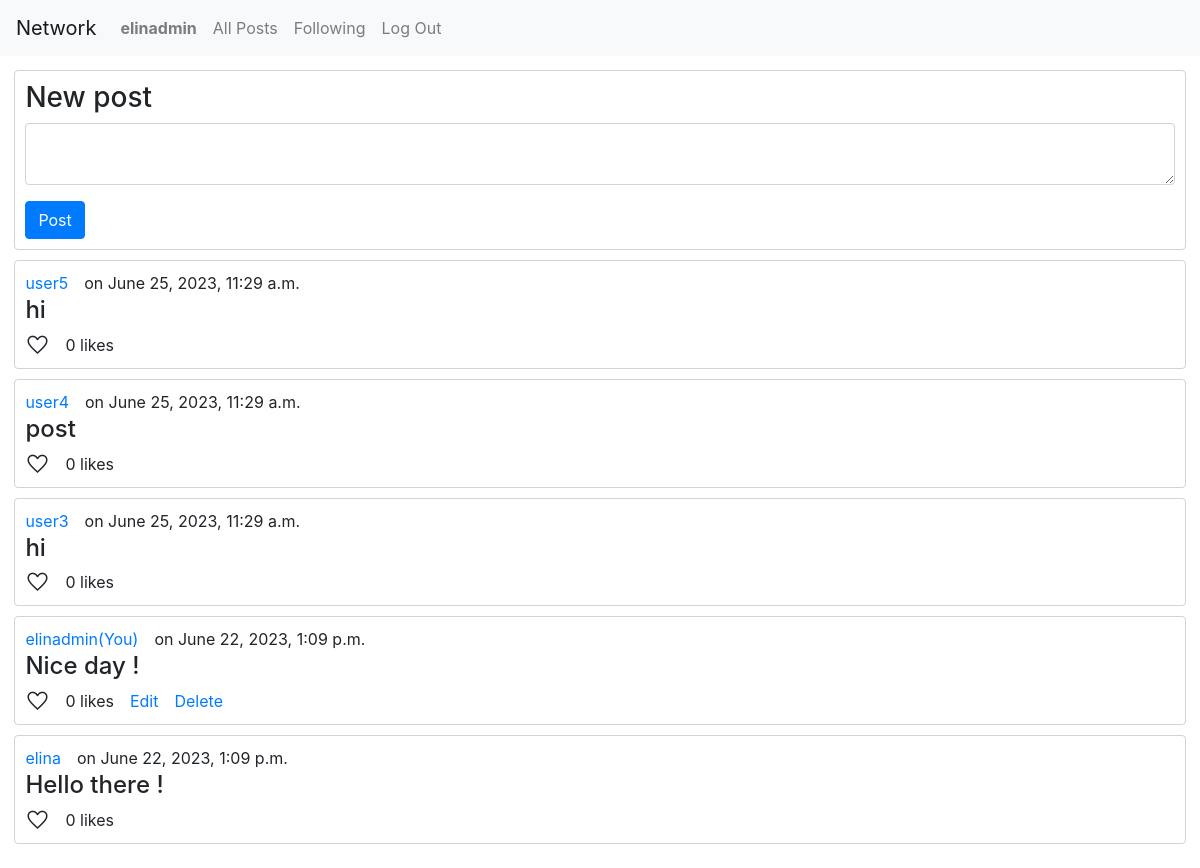
/ (signed in), run on the app's committed database.
### network/models.py (models this page shows, shortened)
class User(AbstractUser):
    id = models.AutoField(primary_key=True)
    following_count = models.IntegerField(blank=True)
    followers_count = models.IntegerField(blank=True)

class Posts(models.Model):
    id = models.AutoField(primary_key=True)
    username = models.ForeignKey(User,on_delete=models.CASCADE)
    date = models.DateTimeField(auto_now_add=True)
    post = models.TextField()
    likes = models.IntegerField()
    likers = models.ManyToManyField(User,blank=True,related_name="liked")

### network/views.py (the view)
# urls.py: path("", views.index, name="index"),
def index(request):
    posts = Posts.objects.all().order_by('-date')
    if posts.exists():
        return render(request, "network/index.html",{
            "posts":posts,
            "request":request
        })
    else:
        return render(request, "network/index.html",{
            "message":"There are no posts. Be the first !",
        })

### network/templates/network/index.html (shortened to what this page needs)
{% extends "network/layout.html" %}
{% block body %}
    {% if user.is_authenticated %}
        <form action="{% url 'newpost' %}" method="post">
            <div class ="box">
                <h3>New post</h2>
                <div class="form-group">
                    <textarea class="form-control" name="post"></textarea>
                </div>
                <input type="submit" class="btn btn-primary" value="Post"></input>
            </div>
        </form>
    {% endif %}
    {% if posts %}
        {% for post in posts %}
        <div class="box">
            <div class="postsection">
                {% if request.user.username == post.username.username %}
                    <a class="user" href="{% url 'profile' name=post.username.username %}">{{post.username}}(You)<a>
                {% else %}
                    <a class="user" href="{% url 'profile' name=post.username.username %}">{{post.username}}<a>
                {% endif %}
                <p>on {{post.date}}</p>
            </div>
            <h4>{{post.post}}</h4>
            <div class="postsection">
                <a>
                    <span id="{{post.id}}" class="material-symbols-outlined likebtn">Favorite</span>
                </a>
                <p>{{post.likes}} likes</p>
                {% if request.user.username == post.username.username %}
                    <a class="postitem" href="">Edit</a>
                    <a class="postitem" href="">Delete</a>
                {% endif %}
            </div>
        </div>
        {% endfor %}
    {% endif %}
{% endblock %}

### network/templates/network/layout.html (shortened to what this page needs)
{% load static %}
<!DOCTYPE html>
<html lang="en">
    <head>
        <link rel="stylesheet" href="https://stackpath.bootstrapcdn.com/bootstrap/4.4.1/css/bootstrap.min.css">
        <link href="{% static 'network/styles.css' %}" rel="stylesheet">
    </head>
    <body>
        <nav class="navbar navbar-expand-lg navbar-light bg-light">
            <a class="navbar-brand" href="{% url 'index' %}">Network</a>
            <div>
              <ul class="navbar-nav mr-auto">
                {% if user.is_authenticated %}
                    <li class="nav-item">
                        <a class="nav-link" href="{% url 'profile' name=user.username %}"><strong>{{ user.username }}</strong></a>
                    </li>
                {% endif %}
                <li class="nav-item">
                  <a class="nav-link" href="{% url 'index' %}">All Posts</a>
                </li>
                {% if user.is_authenticated %}
                    <li class="nav-item">
                        <a class="nav-link" href="{% url 'following' %}">Following</a>
                    </li>
                    <li class="nav-item">
                        <a class="nav-link" href="{% url 'logout' %}">Log Out</a>
                    </li>
                {% endif %}
              </ul>
            </div>
          </nav>
        <div class="body">
            {% block body %}
            {% endblock %}
        </div>
    </body>
</html>

### network/static/network/styles.css (style rules this page uses)
.body { padding:1.2%; }
.box { border-style:solid; border-width: 1px; border-radius:0.25rem; border-color:#ced4da; padding:10px; margin-bottom:10px; }
.postsection { display:flex; height:20px; margin-bottom:5px; }
.user { margin-right:1rem; }
.material-symbols-outlined { margin-right:1rem; cursor:pointer; font-variation-settings: 'FILL' 0, 'wght' 400, 'GRAD' 0, 'opsz' 48 }
.postitem { cursor:pointer; margin-right:1rem; padding:0; }
p { margin-right:1rem; }

### data on the page
User: username "elinadmin"
Posts: username "user5", date "June 25, 2023, 11:29 a.m.", post "hi", likes "0"
Posts: username "user4", date "June 25, 2023, 11:29 a.m.", post "post", likes "0"
Posts: username "user3", date "June 25, 2023, 11:29 a.m.", post "hi", likes "0"
Posts: username "elinadmin", date "June 22, 2023, 1:09 p.m.", post "Nice day !", likes "0", shows "Edit"
Posts: username "elina", date "June 22, 2023, 1:09 p.m.", post "Hello there !", likes "0"
